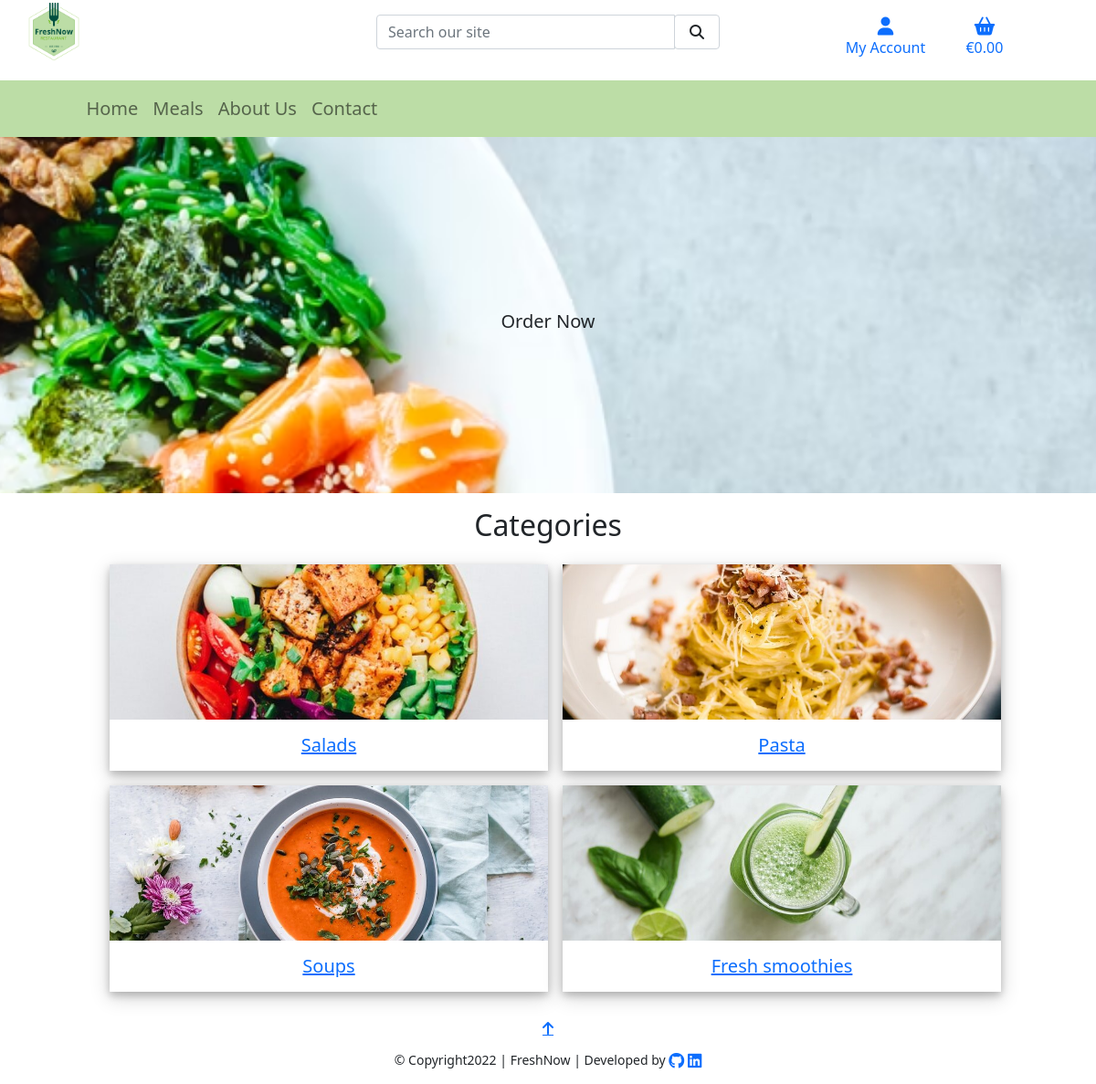
The page / on the database its author committed.
### products/models.py (models this page shows, shortened)
class Category(models.Model):
    class Meta:
        verbose_name_plural = 'Categories'
    name = models.CharField(max_length=200)
    friendly_name = models.CharField(max_length=200, null=True, blank=True)
    image = models.ImageField(null=True, blank=True)

### home/views.py (the view)
# urls.py: path('', views.index, name='home'),
def index(request):
    return render(request, 'home/index.html')

### bag/contexts.py (called while the page is built, shortened)
def bag_contents(request):
    bag_items = []
    total = 0
    product_count = 0
    bag = request.session.get('bag', {})
    if total < settings.FREE_DELIVERY_THRESHOLD:
        delivery = total * Decimal(settings.STANDARD_DELIVERY_PERCENTAGE / 100)
        free_delivery_delta = settings.FREE_DELIVERY_THRESHOLD - total
    else:
        delivery = 0
        free_delivery_delta = 0
    grand_total = delivery + total
    context = {
        'bag_items': bag_items,
        'total': total,
        'product_count': product_count,
        'delivery': delivery,
        'free_delivery_delta': free_delivery_delta,
        'free_delivery_threshold': settings.FREE_DELIVERY_THRESHOLD,
        'grand_total': grand_total,
    }
    return context

### products/contexts.py (called while the page is built)
def all_categories(request):
    category_list = Category.objects.all()
    context = {
        'category_list': category_list,
    }
    return context

### home/templates/home/index.html (shortened to what this page needs)
{% extends "base.html" %}
{% load static %}
{% block content %}
    <section class="container-fluid px-0">
        <div class="hero-container img-fluid">
            <div class="row h-100 mx-0">
                <div class="col text-center text-lg-right mt-5">
                    <h1 class="hero-heading text-center">The taste of <span class="cream">Fresh</span> on your table!</h1>
                </div>
                <div class="text-center">
                <h2>
                    <a href="{% url 'products' %}" class="shop-now-btn btn btn-lg btn-green mt-5">Order Now</a>
                </h2>
                </div>
            </div>
        </div>
    </section>
    <section class="container-fluid">
        <div class="row">
            <div class="col-12 text-center my-3">
                <h2 class="green">Categories</h2>
            </div>
        </div>
            <div class="row pb-3 ml-4 mr-4 justify-content-center">
                {% for c in category_list %}
                    <div class="categories col-6 col-md-6 text-center ms-3 pb-3 mb-3">
                        {% if c.image %}
                            <a href="{% url 'products' %}?category={{ c.name }}">
                                <img src="{{ c.image.url }}" alt="{{ c.friendly_name }}" class="img-responsive" height="170">
                                <h5 class="pt-3 mb-0 pb-0 green">
                                    {{ c.friendly_name }}
                                </h5>
                            </a>
                        {% endif %}
                    </div>
                {% endfor %}
            </div>
    </section>
    <div class="btt-button border-green green bg-cream">
        <a class="btt-link d-flex h-100">
            <i class="fas fa-arrow-up mx-auto my-auto"></i>
        </a>
    </div>
{% endblock %}

### static/css/base.css (style rules this page uses)
html { height: 100%; scroll-behavior: smooth; }
.hero-container { background: url('/media/background-image.avif') no-repeat center center fixed; background-size: cover; height: 65vh; position: relative; margin-top: 20px; max-width: 100%; }
.categories { width: 40%; background-color: white; box-shadow: 0 4px 8px 0 rgba(0, 0, 0, 0.2), 0 6px 20px 0 rgba(0, 0, 0, 0.19); padding: 0; }
.img-responsive { display: block; width: 100%; object-fit: cover; }

### rows shown on the page
Category: image (picture), friendly_name "Salads"
Category: image (picture), friendly_name "Pasta"
Category: image (picture), friendly_name "Soups"
Category: image (picture), friendly_name "Fresh smoothies"
